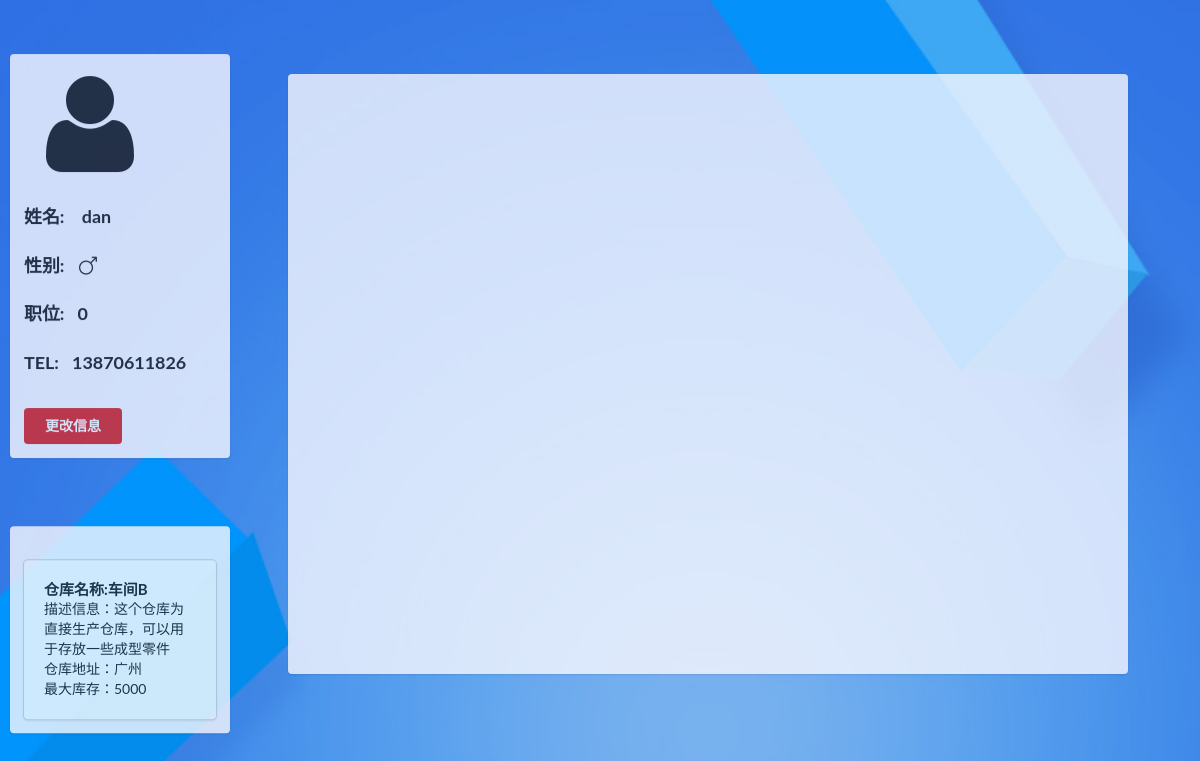
Screenshot of /gadmin/store/2 (signed in) with the database file from the repository.
### gadmin/models.py (models this page shows, shortened)
class BaseModel(models.Model):
    create_time = models.DateTimeField(auto_now=True, verbose_name='创建时间')
    update_time = models.DateTimeField(auto_now_add=True, verbose_name='最近更新时间')
    class Meta:
        abstract = True

class User(BaseModel, AbstractUser):
    sex_choise = ((1,'男'),(0,'女'))
    job_choise = (
        (0, '员工'),
        (1, '仓库管理员'),
        (2, '主管'),
        (3, '经理'),
    )
    tel = models.CharField(max_length=11, verbose_name='电话')
    con_store = models.ForeignKey(to='StoreInfo', on_delete=models.CASCADE, verbose_name='所属仓库',null=True)
    sex = models.SmallIntegerField(choices=sex_choise, verbose_name='性别',null=False ,default=1)
    job = models.SmallIntegerField(choices=job_choise, verbose_name='工种',null=False,default=0)
    class Meta:
        verbose_name = '用户'
        verbose_name_plural = verbose_name

class StoreInfo(BaseModel):
    name = models.CharField(max_length=50, verbose_name='仓库名')
    desc = models.CharField(max_length=200, verbose_name='描述')
    addr = models.CharField(max_length=50, verbose_name='地址')
    max_store = models.IntegerField(default=1, verbose_name='最大库存')
    objects = models.Manager()
    class Meta:
        verbose_name = verbose_name_plural = '仓库信息'

### gadmin/views.py (the view)
# urls.py: path('store/<int:store_id>', views.store_detail, name="detail"),
def store_detail(request, store_id):
    store = StoreInfo.objects.get(id=store_id)
    g = Goods.objects.filter(store=store_id)
    return render(request, 'store_detail.html',{'store':store,'goods':g})

### templates/store_detail.html (shortened to what this page needs)
<!DOCTYPE html>
{% load staticfiles %}
<html lang="en">
<head>
    <link rel="stylesheet" href="{% static 'css/semantic.css' %}" media="screen" title="no title" charset="utf-8">
</head>
<body style="background: url({% static 'images/user_bg.jpg' %}); background-size: cover">
    <div class="ui segment" style=" min-height: 400px;
                    opacity: 0.8;
                    background-color: ghostwhite;
                    width: 220px !important;
                    border:rgba(255, 0, 0, 0);
                    position: absolute;
                    left: 10%;
                    top:32%;
                    transform: translate(-50%,-50%);">
        <div class="ui image">
                <i class="ui massive user icon"></i>
                <h3 class="ui center header">
                    姓名:&nbsp&nbsp&nbsp {{request.user.username}}
                </h3>
                <h3 class="ui center">
                    性别:&nbsp&nbsp&nbsp<i class="man icon"></i>
                </h3>
                <h3 class="ui center">
                    职位:&nbsp&nbsp&nbsp{{ request.user.job }}
                </h3>
                <h3 class="ui center">
                    TEL:&nbsp&nbsp&nbsp{{request.user.tel}}
                </h3>
                <br>
                <a href="/admin/gadmin/user/" class="ui center red button" >更改信息</a>
        </div>
    </div>
     <div class="ui segment" style=" min-height: 150px;
                    opacity: 0.8;
                    background-color: ghostwhite;
                    width: 220px !important;
                    border:rgba(255, 0, 0, 0);
                    position: absolute;
                    left: 10%;
                    top:77%;
                    transform: translate(-50%,-50%);">
            <div class="ui card ui segment" style="padding:20px; margin-top:20px;margin-right:10px;">
                <div class="card">
                    <div class="content">
                        <div class="header"><h4>仓库名称:{{ store.name }}</h4></div>
                        <div class="description">描述信息：{{ store.desc }}</div>
                        <div class="description">仓库地址：{{ store.addr }}</div>
                        <div class="description">最大库存：{{ store.max_store  }}</div>
                    </div>
                </div>
        </div>
    </div>
    <div class="ui segment" style=" height: 600px;
                    opacity: 0.8;
                    background-color: ghostwhite;
                    width: 840px !important;
                    border:rgba(255, 0, 0, 0);
                    position: absolute;
                    left:59%;
                    top:45%;
                    transform: translate(-50%,-50%);
                    overflow: scroll;
                    ">
    </div>

### rows the page displays
User: user.username "dan", user.job "0", user.tel "13870611826"
StoreInfo: name "车间B", desc "这个仓库为直接生产仓库，可以用于存放一些成型零件", addr "广州", max_store "5000"
